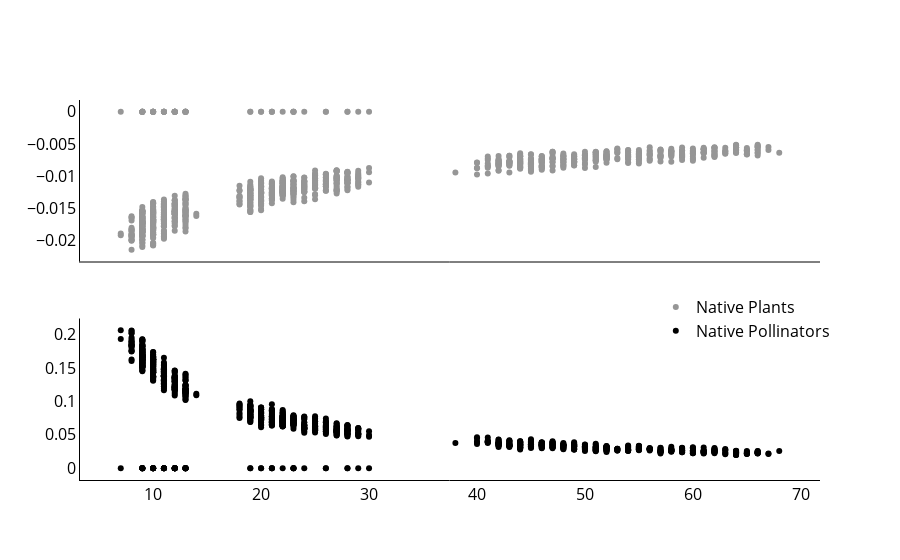

Notebook source saved alongside this figure:
### Code cell
# scatter plot for effect on native plant and pollinator abundance

data = {'P': network_data_m3_l1_i4['P'], 'P_diff' : network_data_m3_l1_i4['P_diff'], 'A_diff' : network_data_m3_l1_i4['A_diff'], 'P_pol_diff' : network_data_m3_l1_i4['P_pol_diff'], 'A_visit_diff' : network_data_m3_l1_i4['A_visit_diff']}

# effect on native abundance
fig = make_subplots(rows=2, cols=1, shared_xaxes=True, x_title = "Number of Plant Species", y_title = "Proportional Abundance Difference")
fig.add_trace(go.Scatter(x = data['P'], y = data['P_diff'], mode='markers', marker = dict(color = 'rgb(150, 150, 150)'), name = "Native Plants"), row = 1, col = 1)
fig.add_trace(go.Scatter(x = data['P'], y = data['A_diff'], mode='markers', marker = dict(color = 'black'), name = "Native Pollinators"), row = 2, col = 1)

# update axis data
fig.update_xaxes(showline=True, linecolor='black')
fig.update_yaxes(showline=True, linecolor='black')
fig.update_layout(plot_bgcolor = 'rgba(0,0,0,0)', 
                  font = dict(size = 16, color = 'black'),
                  legend=dict(
                    yanchor="top",
                      y = 0.5,
                    xanchor="right",
))
fig.show()
fig.write_image('fig4.png', width = 800, height = 650, scale = 10)

### Figure 1 — Plotly figure (JSON) as saved in the notebook; plotly's stock layout.template omitted (floating-point values rounded to 4 significant figures; data arrays with more than 128 entries replaced by an {"elided": "..."} marker saying what was removed)
{"data": [{"marker": {"color": "rgb(150, 150, 150)"}, "mode": "markers", "name": "Native Plants", "type": "scatter", "x": {"elided": "1200 int values"}, "xaxis": "x", "y": {"elided": "1200 float values"}, "yaxis": "y"}, {"marker": {"color": "black"}, "mode": "markers", "name": "Native Pollinators", "type": "scatter", "x": {"elided": "1200 int values"}, "xaxis": "x2", "y": {"elided": "1200 float values"}, "yaxis": "y2"}], "layout": {"font": {"color": "black", "size": 16}, "legend": {"xanchor": "right", "y": 0.5, "yanchor": "top"}, "plot_bgcolor": "rgba(0,0,0,0)", "xaxis": {"anchor": "y", "domain": [0, 1], "linecolor": "black", "matches": "x2", "showline": true, "showticklabels": false}, "xaxis2": {"anchor": "y2", "domain": [0, 1], "linecolor": "black", "showline": true}, "yaxis": {"anchor": "x", "domain": [0.575, 1], "linecolor": "black", "showline": true}, "yaxis2": {"anchor": "x2", "domain": [0, 0.425], "linecolor": "black", "showline": true}}}
